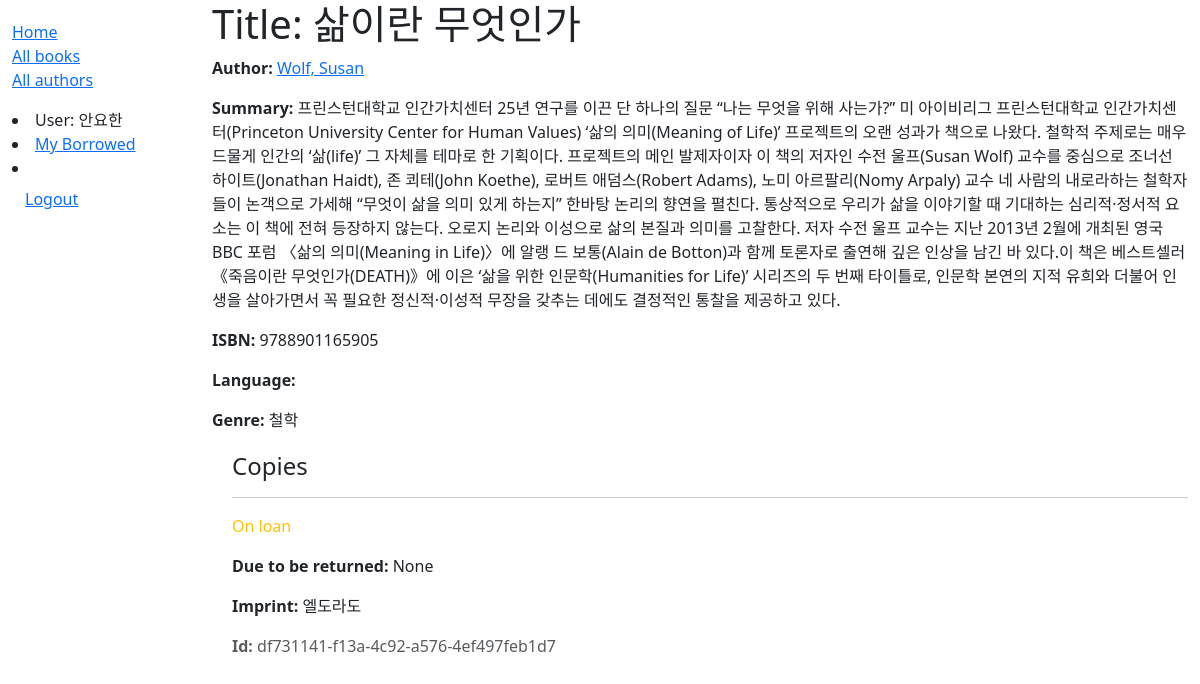
The page /catalog/book/1 (signed in) on the database its author committed.
### catalog/models.py (models this page shows, shortened)
class Book(models.Model):
    title = models.CharField(max_length=200)  # 책 제목
    author = models.ForeignKey('Author', on_delete=models.SET_NULL, null=True)  # 작가 이름
    summary = models.TextField(max_length=1000, help_text="Enter a brief description of the book")  # 줄거리
    isbn = models.CharField(
        'ISBN',
        max_length=13,
        help_text='13 Character <a href="https://www.isbn-international.org/content/what-isbn">ISBN number</a>'
    )  # 고유 번호 ISBN
    genre = models.ManyToManyField(Genre, help_text='Select a genre for this book')  # 장르 필드

class Author(models.Model): #작가모델
    first_name = models.CharField(max_length=100)
    last_name = models.CharField(max_length=100)
    date_of_birth = models.DateField(null=True, blank=True)
    date_of_death = models.DateField('Died', null=True, blank=True)
    class Meta:
        ordering = ['last_name', 'first_name']
    def __str__(self):
        return f'{self.last_name}, {self.first_name}'

class Genre(models.Model):
    name = models.CharField(max_length=200, help_text='Enter a book genre (e.g. Science Fiction)')
    def __str__(self):
        return self.name

class BookInstance(models.Model):
    id = models.UUIDField(primary_key=True, default=uuid.uuid4, help_text='Unique whole library')  # 고유 ID
    book = models.ForeignKey(Book, on_delete=models.SET_NULL, null=True)  # 어떤 책의 복사본인지 연결
    imprint = models.CharField(max_length=200)  # 출판사 정보
    due_back = models.DateField(null=True, blank=True)  # 반납 기한
    borrower = models.ForeignKey(User, on_delete=models.SET_NULL, null=True, blank=True) # 빌린사람 추가
    LOAN_STATUS = (  # 대출 상태
        ('m', 'Maintenance'),
        ('o', 'On loan'),
        ('a', 'Available'),
        ('r', 'Reserved'),
    )
    status = models.CharField(
        max_length=1,
        choices=LOAN_STATUS,
        blank=True,
        default='m',
        help_text='Book availability'
    )
    class Meta:
        ordering = ['due_back']  # 반납 기한 순 정렬

### catalog/views.py (the view)
# urls.py: path('book/<int:pk>',views.BookDetailView.as_view(),name='book-detail'),
class BookDetailView(generic.DetailView):
    model = Book

### catalog/templates/catalog/book_detail.html
{% extends "base_generic.html" %}
{% block content %}
<h1>Title: {{ book.title }}</h1>
<p><strong>Author:</strong> <a href="">{{ book.author }}</a></p>
<p><strong>Summary:</strong> {{ book.summary }}</p>
<p><strong>ISBN:</strong> {{ book.isbn }}</p>
<p><strong>Language:</strong> {{ book.language }}</p>
<p><strong>Genre:</strong> {% for genre in book.genre.all %} {{ genre }}{% if not forloop.last %}, {% endif %}{% endfor %}</p>
<div style="margin-left:20px;margin-top:20px">
    <h4>Copies</h4>
    {% for copy in book.bookinstance_set.all %}
        <hr>
        <p class="{% if copy.status == 'a' %}text-success{% elif copy.status == 'm' %}text-danger{% else %}text-warning{% endif %}">{{ copy.get_status_display }}</p>
        {% if copy.status != 'a' %}
            <p><strong>Due to be returned:</strong> {{ copy.due_back }}</p>
        {% endif %}
        <p><strong>Imprint:</strong> {{ copy.imprint }}</p>
        <p class="text-muted"><strong>Id:</strong> {{ copy.id }}</p>
    {% endfor %}
</div>
{% endblock %}

### catalog/templates/base_generic.html (shortened to what this page needs)
<!doctype html>
<html lang="en">
  <head>
    <link href="https://cdn.jsdelivr.net/npm/bootstrap@5.3.3/dist/css/bootstrap.min.css"
      rel="stylesheet"
>
    {% load static %}
    <link rel="stylesheet" href="{% static 'css/styles.css' %}" />
  </head>
  <body>
    <div class="container-fluid">
      <div class="row">
        <div class="col-sm-2">
          {% block sidebar %}
            <ul class="sidebar-nav">
              <li><a href="{% url 'index' %}">Home</a></li>
              <li><a href="{% url 'books' %}">All books</a></li>
              <li><a href="">All authors</a></li>
            </ul>
               {% if user.is_authenticated %}
               <li>User: {{ user.get_username }}</li>
               <li><a href="{% url 'my-borrowed' %}">My Borrowed</a></li>
               <li>
                <form id="logout-form" method="post" action="{% url 'logout' %}">
                  <button type="submit" class="btn btn-link">Logout</button>
                </form>
              </li>
              {% else %}
              <li><a href="{% url 'login' %}?next={{ request.path }}">Login</a></li>
              {% endif %}
            {% endblock %}
        </div>
        <div class="col-sm-10 ">{% block content %}{% endblock %}</div>
      </div>
    </div>
  </body>
</html>

### catalog/static/css/styles.css (style rules this page uses)
.sidebar-nav { margin-top: 20px; padding: 0; list-style: none; }

### rows shown on the page
Book: author "Wolf, Susan", summary "프린스턴대학교 인간가치센터 25년 연구를 이끈 단 하나의 질문 “나는 무엇을 위해 사는가?” 미 아이비리그 프린스턴대학교 인간가치센터(Princeton University Center for Human Values) ‘삶의 의미(Meaning of Life)’ 프로젝트의 오랜 성과가 책으로 나왔다. 철학적 주제로는 매우 드물게 인간의 ‘삶(life)’ 그 자체를 테마로 한 기획이다. 프로젝트의 메인 발제자이자 이 책의 저자인 수전 울프(Susan Wolf) 교수를 중심으로 조너선 하이트(Jonathan Haidt), 존 쾨테(John Koethe), 로버트 애덤스(Robert Adams), 노미 아르팔리(Nomy Arpaly) 교수 네 사람의 내로라하는 철학자들이 논객으로 가세해 “무엇이 삶을 의미 있게 하는지” 한바탕 논리의 향연을 펼친다. 통상적으로 우리가 삶을 이야기할 때 기대하는 심리적·정서적 요소는 이 책에 전혀 등장하지 않는다. 오로지 논리와 이성으로 삶의 본질과 의미를 고찰한다. 저자 수전 울프 교수는 지난 2013년 2월에 개최된 영국 BBC 포럼 〈삶의 의미(Meaning in Life)〉에 알랭 드 보통(Alain de Botton)과 함께 토론자로 출연해 깊은 인상을 남긴 바 있다.이 책은 베스트셀러 《죽음이란 무엇인가(DEATH)》에 이은 ‘삶을 위한 인문학(Humanities for Life)’ 시리즈의 두…", isbn "9788901165905"
Genre: name "철학"
BookInstance: status "On loan", due_back "None", imprint "엘도라도", id "df731141-f13a-4c92-a576-4ef497feb1d7"

### other values the page prints
{{ user.get_username }} "안요한"
